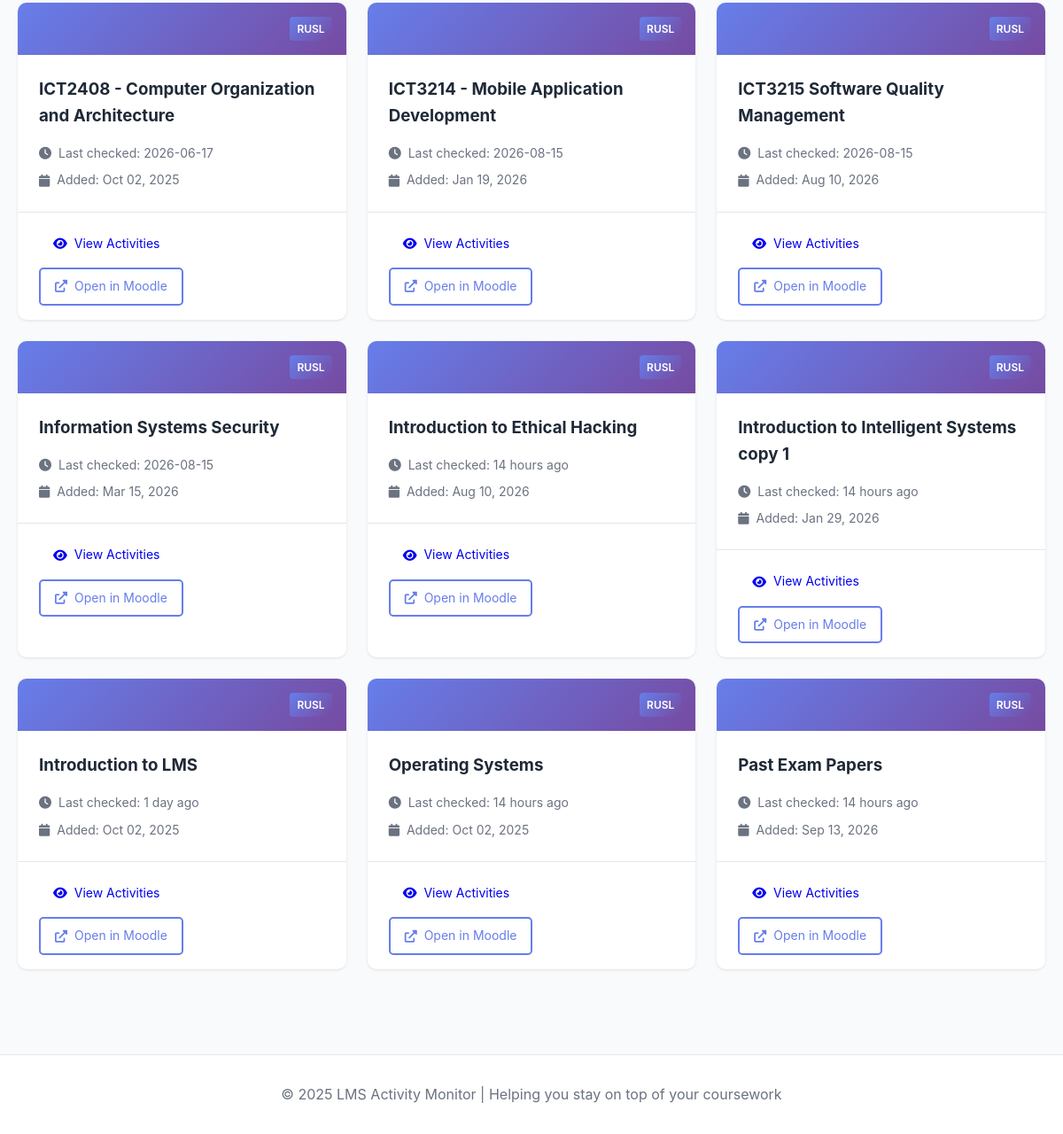
The page /courses?lms=RUSL (lower part) on the database as committed earlier.
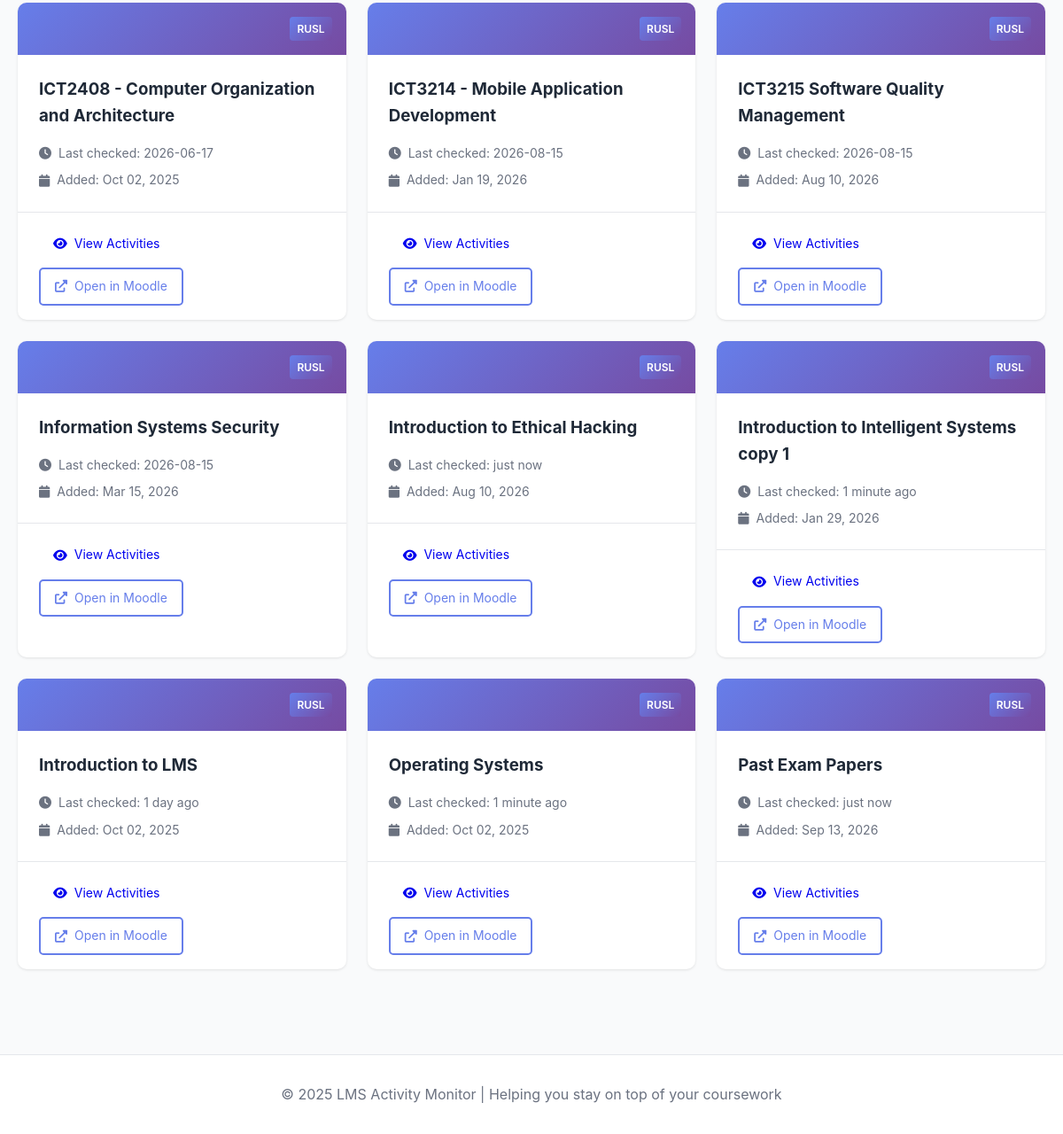
The same page on the database as committed later.
### tables this page shows
CREATE TABLE courses (
                id INTEGER PRIMARY KEY AUTOINCREMENT,
                course_id TEXT UNIQUE NOT NULL,
                lms_name TEXT NOT NULL,
                course_name TEXT NOT NULL,
                course_url TEXT,
                first_seen TIMESTAMP DEFAULT CURRENT_TIMESTAMP,
                last_checked TIMESTAMP DEFAULT CURRENT_TIMESTAMP
            );

### app.py (the view)
@app.route('/courses')
def courses():
    lms_filter = request.args.get('lms', None)
    courses_list = db.get_all_courses(lms_name=lms_filter)
    return render_template('courses.html', courses=courses_list, lms_filter=lms_filter)

### app.py (called while the page is built)
@app.template_filter('datetime')
def format_datetime(value, format='%Y-%m-%d %H:%M:%S'):
    if value is None:
        return ''
    if isinstance(value, str):
        try:
            value = datetime.fromisoformat(value.replace('Z', '+00:00'))
        except:
            return value
    if value.tzinfo is None:
        from datetime import timezone
        value = value.replace(tzinfo=timezone.utc)
    from datetime import timezone, timedelta
    colombo_tz = timezone(timedelta(hours=5, minutes=30))
    local_time = value.astimezone(colombo_tz)
    return local_time.strftime(format)

### database.py (called while the page is built)
    def get_connection(self):
        return sqlite3.connect(self.db_path)

    def get_all_courses(self, lms_name: str = None) -> List[Dict[str, Any]]:
        conn = self.get_connection()
        cursor = conn.cursor()
        if lms_name:
            cursor.execute("""
                SELECT course_id, lms_name, course_name, course_url, first_seen, last_checked
                FROM courses
                WHERE lms_name = ?
                ORDER BY course_name
            """, (lms_name,))
        else:
            cursor.execute("""
                SELECT course_id, lms_name, course_name, course_url, first_seen, last_checked
                FROM courses
                ORDER BY lms_name, course_name
            """)
        columns = [desc[0] for desc in cursor.description]
        courses = [dict(zip(columns, row)) for row in cursor.fetchall()]
        conn.close()
        return courses

### templates/courses.html (shortened to what this page needs)
{% extends "base.html" %}  {% block content %}
{% if courses %}
<div class="courses-grid">
  {% for course in courses %}
  <div class="course-card">
    <div class="course-header">
      <div class="lms-badge">{{ course.lms_name }}</div>
    </div>
    <div class="course-body">
      <h3>{{ course.course_name }}</h3>
      <div class="course-meta">
        <p>
          <i class="fas fa-clock"></i> Last checked: {{
          course.last_checked|timeago }}
        </p>
        <p>
          <i class="fas fa-calendar"></i> Added: {{
          course.first_seen|datetime('%b %d, %Y') }}
        </p>
      </div>
    </div>
    <div class="course-footer">
      <a href="/course/{{ course.course_id }}" class="btn btn-small">
        <i class="fas fa-eye"></i> View Activities
      </a>
      {% if course.course_url %}
      <a
        href="{{ course.course_url }}"
        target="_blank"
        class="btn btn-small btn-outline"
      >
        <i class="fas fa-external-link-alt"></i> Open in Moodle
      </a>
      {% endif %}
    </div>
  </div>
  {% endfor %}
</div>
{% endif %} {% endblock %}

### templates/base.html (shortened to what this page needs)
<!DOCTYPE html>
<html lang="en">
  <head>
    <link
      rel="stylesheet"
      href="{{ url_for('static', filename='style.css') }}"
    />
    <link
      rel="stylesheet"
      href="https://cdnjs.cloudflare.com/ajax/libs/font-awesome/6.0.0/css/all.min.css"
    />
  </head>
  <body>
    <main class="main-content">
      <div class="container">{% block content %}{% endblock %}</div>
    </main>
    <footer class="footer">
      <div class="container">
        <p>
          &copy; 2025 LMS Activity Monitor | Helping you stay on top of your
          coursework
        </p>
      </div>
    </footer>
  </body>
</html>

### static/style.css (style rules this page uses)
:root { --primary-color: #667eea; --secondary-color: #764ba2; --accent-color: #f093fb; --success-color: #10b981; --danger-color: #ef4444; --warning-color: #f59e0b; --info-color: #3b82f6; --text-color: #1f2937; --text-light: #6b7280; --bg-color: #f9fafb; --card-bg: #ffffff; --border-color: #e5e7eb; --shadow: 0 1px 3px rgba(0, 0, 0, 0.1); --shadow-lg: 0 10px 15px -3px rgba(0, 0, 0, 0.1); }
* { margin: 0; padding: 0; box-sizing: border-box; }
body { font-family: -apple-system, BlinkMacSystemFont, "Segoe UI", Roboto, "Helvetica Neue", Arial, sans-serif; line-height: 1.6; color: var(--text-color); background-color: var(--bg-color); }
.container { max-width: 1200px; margin: 0 auto; padding: 0 20px; }
.main-content { min-height: calc(100vh - 160px); padding: 2rem 0; }
.btn { padding: 0.75rem 1.5rem; border: none; border-radius: 5px; cursor: pointer; font-size: 1rem; text-decoration: none; display: inline-flex; align-items: center; gap: 0.5rem; transition: all 0.3s; }
.btn-small { padding: 0.5rem 1rem; font-size: 0.875rem; }
.btn-outline { background: transparent; border: 2px solid var(--primary-color); color: var(--primary-color); }
.lms-badge { background: var(--secondary-color); color: white; padding: 0.25rem 0.5rem; border-radius: 3px; font-size: 0.75rem; font-weight: 600; }
.courses-grid { display: grid; grid-template-columns: repeat(auto-fill, minmax(300px, 1fr)); gap: 1.5rem; }
.course-card { background: var(--card-bg); border-radius: 10px; box-shadow: var(--shadow); overflow: hidden; transition: transform 0.3s; }
.course-header { background: linear-gradient( 135deg, var(--primary-color) 0%, var(--secondary-color) 100% ); padding: 1rem; display: flex; justify-content: flex-end; }
.course-body { padding: 1.5rem; }
.course-body h3 { margin-bottom: 1rem; color: var(--text-color); }
.course-meta { display: flex; flex-direction: column; gap: 0.5rem; }
.course-meta p { color: var(--text-light); font-size: 0.875rem; display: flex; align-items: center; gap: 0.5rem; }
.course-footer { padding: 1rem 1.5rem; border-top: 1px solid var(--border-color); display: flex; gap: 0.5rem; flex-wrap: wrap; }
.footer { background: var(--card-bg); border-top: 1px solid var(--border-color); padding: 2rem 0; margin-top: 4rem; text-align: center; color: var(--text-light); }
.lms-badge { display: inline-block; padding: 0.25rem 0.5rem; background: linear-gradient(135deg, #667eea, #764ba2); color: white; border-radius: 4px; font-size: 0.75rem; font-weight: 600; margin-left: 0.5rem; }

Rows that differ between the two databases and show on the page:
changed courses "Introduction to Ethical Hacking": last_checked "14 hours ago" → "just now"
changed courses "Introduction to Intelligent Systems copy 1": last_checked "14 hours ago" → "1 minute ago"
changed courses "Operating Systems": last_checked "14 hours ago" → "1 minute ago"
changed courses "Past Exam Papers": last_checked "14 hours ago" → "just now"
